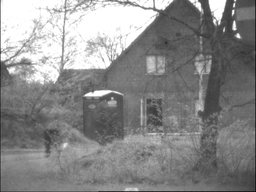
#> input picture image-fusion-classic/VIS_meting003_r.bmp, 256 x 192 px, shrunk from 768 x 576 before the run
$ python wavelet-trans-fusion.py
#> lines starting #> are read from the running program, lines starting #| are printed output that depends on the picture; after the words box and inside, x2 and y2 are one past the last pixel; in counts of white or black regions, pixels touching at a corner belong together
# 小波变换
import cv2
import numpy as np

imgA = cv2.imread("VIS_meting003_r.bmp") #载入图片A
#> imgA is the input picture: shape (192, 256, 3); min 11, max 255, mean 137.8
imgB = cv2.imread("IR_meting003_g.bmp") #载入图片B
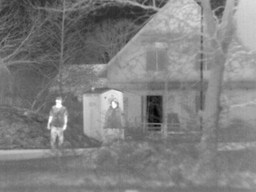
#> input picture image-fusion-classic/IR_meting003_g.bmp, 256 x 192 px, shrunk from 768 x 576 before the run
#> imgB is the input picture: shape (192, 256, 3); min 2, max 255, mean 127.7
heigh, wide, channel = imgA.shape #获取图像的高、宽、通道数
#> heigh = 192; wide = 256; channel = 3
###############################
#临时变量、存储哈尔小波处理后的数据#
tempA1 = []                   #
tempA2 = []                   #
tempB1 = []                   #
tempB2 = []                   #
###############################

waveImgA = np.zeros((heigh, wide, channel), np.float32) #存储A图片小波处理后数据的变量
waveImgB = np.zeros((heigh, wide, channel), np.float32) #存储B图片小波处理后数据的变量

#水平方向的哈尔小波处理，对图片的B、G、R三个通道分别遍历进行
for c in range(channel):
	for x in range(heigh):
		for y in range(0,wide,2):
			tempA1.append((float(imgA[x,y,c]) + float(imgA[x,y+1,c]))/2) #将图片A小波处理后的低频存储在tempA1中
			tempA2.append((float(imgA[x,y,c]) + float(imgA[x,y+1,c]))/2 - float(imgA[x,y,c])) #将图片A小波处理后的高频存储在tempA2中
			tempB1.append((float(imgB[x,y,c]) + float(imgB[x,y+1,c]))/2) #将图片B小波处理后的低频存储在tempB1中
			tempB2.append((float(imgB[x,y,c]) + float(imgB[x,y+1,c]))/2 - float(imgB[x,y,c])) #将图片B小波处理后的高频存储在tempB2中
		tempA1 = tempA1 + tempA2 #小波处理完图片A每一个水平方向数据统一保存在tempA1中
		tempB1 = tempB1 + tempB2 #小波处理完图片B每一个水平方向数据统一保存在tempB1中
		for i in range(len(tempA1)):
			waveImgA[x,i,c] = tempA1[i] #图片A水平方向前半段存储低频，后半段存储高频
			waveImgB[x,i,c] = tempB1[i] #图片B水平方向前半段存储低频，后半段存储高频
		tempA1 = [] #当前水平方向数据处理完之后，临时变量重置
		tempA2 = []
		tempB1 = []
		tempB2 = []

#垂直方向哈尔小波处理，与水平方向同理
for c in range(channel):
	for y in range(wide):
		for x in range(0,heigh-1,2):
			tempA1.append((float(waveImgA[x,y,c]) + float(waveImgA[x+1,y,c]))/2)
			tempA2.append((float(waveImgA[x,y,c]) + float(waveImgA[x+1,y,c]))/2 - float(waveImgA[x,y,c]))
			tempB1.append((float(waveImgB[x,y,c]) + float(waveImgB[x+1,y,c]))/2)
			tempB2.append((float(waveImgB[x,y,c]) + float(waveImgB[x+1,y,c]))/2 - float(waveImgB[x,y,c]))
		tempA1 = tempA1 + tempA2
		tempB1 = tempB1 + tempB2
		for i in range(len(tempA1)):
			waveImgA[i,y,c] = tempA1[i]
			waveImgB[i,y,c] = tempB1[i]
		tempA1 = []
		tempA2 = []
		tempB1 = []
		tempB2 = []

#求以x,y为中心的5x5矩阵的方差
varImgA = np.zeros((heigh//2, wide//2, channel), np.float32) #将图像A中低频数据求方差之后存储的变量
varImgB = np.zeros((heigh//2, wide//2, channel), np.float32) #将图像B中低频数据求方差之后存储的变量
for c in range(channel):
	for x in range(heigh//2):
		for y in range(wide//2):
			#############################
			#对图片边界(或临近)的像素点进行处理
			if x - 3    <   0:
				up      =   0
			else:
				up      =   x - 3
			if x + 3    >   heigh//2:
				down    =   heigh//2
			else:
				down    =   x + 3
			if y - 3    <   0:
				left    =   0
			else:
				left    =   y - 3
			if y + 3    >   wide//2:
				right   =   wide//2
			else:
				right   =   y + 3
			#############################
			meanA, varA = cv2.meanStdDev(waveImgA[up:down,left:right,c]) #求图片A以x,y为中心的5x5矩阵的方差，mean表示平均值，var表示方差
			meanB, varB = cv2.meanStdDev(waveImgB[up:down,left:right,c]) #求图片B以x,y为中心的5x5矩阵的方差，

			varImgA[x,y,c] = varA #将图片A对应位置像素的方差存储在变量中
			varImgB[x,y,c] = varB #将图片B对应位置像素的方差存储在变量中
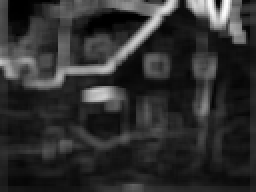
#> varImgA: shape (96, 128, 3) float32 (shown 2 times larger); min 0, max 84.67, mean 15.8; drawn with min black and max white
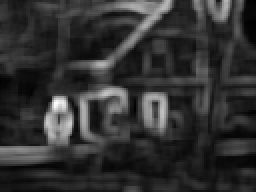
#> varImgB: shape (96, 128, 3) float32 (shown 2 times larger); min 1.26, max 57.68, mean 12.3; drawn with min black and max white

#求两图的权重
weightImgA = np.zeros((heigh//2, wide//2, channel), np.float32) #图像A存储权重的变量
weightImgB = np.zeros((heigh//2, wide//2, channel), np.float32) #图像B存储权重的变量
for c in range(channel):
	for x in range(heigh//2):
		for y in range(wide//2):
			weightImgA[x,y,c] = varImgA[x,y,c] / (varImgA[x,y,c]+varImgB[x,y,c]+0.00000001) #分别求得图片A与图片B的权重
			weightImgB[x,y,c] = varImgB[x,y,c] / (varImgA[x,y,c]+varImgB[x,y,c]+0.00000001) #“0.00000001”防止零除
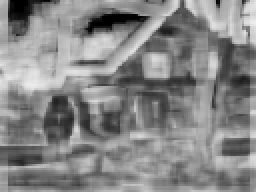
#> weightImgA: shape (96, 128, 3) float32 (shown 2 times larger); min 0, max 0.931, mean 0.526
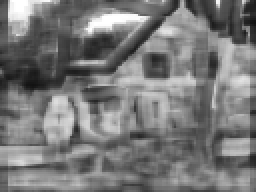
#> weightImgB: shape (96, 128, 3) float32 (shown 2 times larger); min 0.0692, max 1, mean 0.474

#进行融合，高频————系数绝对值最大化，低频————局部方差准则
reImgA = np.zeros((heigh, wide, channel), np.float32) #图像融合后的存储数据的变量
reImgB = np.zeros((heigh, wide, channel), np.float32) #临时变量
for c in range(channel):
	for x in range(heigh):
		for y in range(wide):
			if x < heigh//2 and y < wide//2:
				reImgA[x,y,c] = weightImgA[x,y,c]*waveImgA[x,y,c] + weightImgB[x,y,c]*waveImgB[x,y,c] #对两张图片低频的地方进行权值融合数据
			else:
				reImgA[x,y,c] = waveImgA[x,y,c] if abs(waveImgA[x,y,c]) >= abs(waveImgB[x,y,c]) else waveImgB[x,y,c] #对两张图片高频的进行绝对值系数最大规则融合

#由于是先进行水平方向小波处理，因此重构是先进行垂直方向
#垂直方向进行重构
for c in range(channel):
	for y in range(wide):
		for x in range(heigh):
			if x%2 == 0:
				reImgB[x,y,c] = reImgA[x//2,y,c] - reImgA[x//2 + heigh//2,y,c] #根据哈尔小波原理，将重构后的数据存储在临时变量中
			else:
				reImgB[x,y,c] = reImgA[x//2,y,c] + reImgA[x//2 + heigh//2,y,c] #图片的前半段是低频后半段是高频，除以2余数为0相减，不为0相加
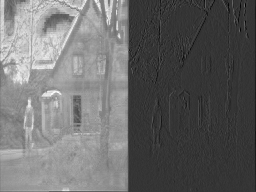
#> reImgB: shape (192, 256, 3) float32; min -67.5, max 256.3, mean 66.9; drawn with min black and max white

#水平方向进行重构，与垂直方向同理
for c in range(channel):
	for x in range(heigh):
		for y in range(wide):
			if y%2 ==0:
				reImgA[x,y,c] = reImgB[x,y//2,c] - reImgB[x,y//2 + wide//2,c]
			else:
				reImgA[x,y,c] = reImgB[x,y//2,c] + reImgB[x,y//2 + wide//2,c]
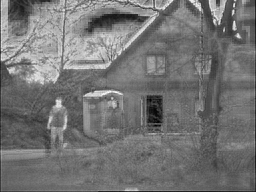
#> reImgA: shape (192, 256, 3) float32; min 24.24, max 265.5, mean 133.7; drawn with min black and max white
#限制图像的范围(0-255),若不限制，根据np.astype(np.uint8)的规则，会对图片产生噪声
reImgA[reImgA[:, :, :] < 0] = 0
reImgA[reImgA[:, :, :] > 255] = 255
#> reImgA: shape (192, 256, 3) float32; 0.01% of pixels changed, all inside (x1, y1, x2, y2) = (102, 4, 169, 95)

cv2.imshow("reImg", reImgA.astype(np.uint8))
# cv2.waitKey(0)
# cv2.destroyAllWindows()
cv2.imwrite("fusion.bmp", reImgA.astype(np.uint8))
